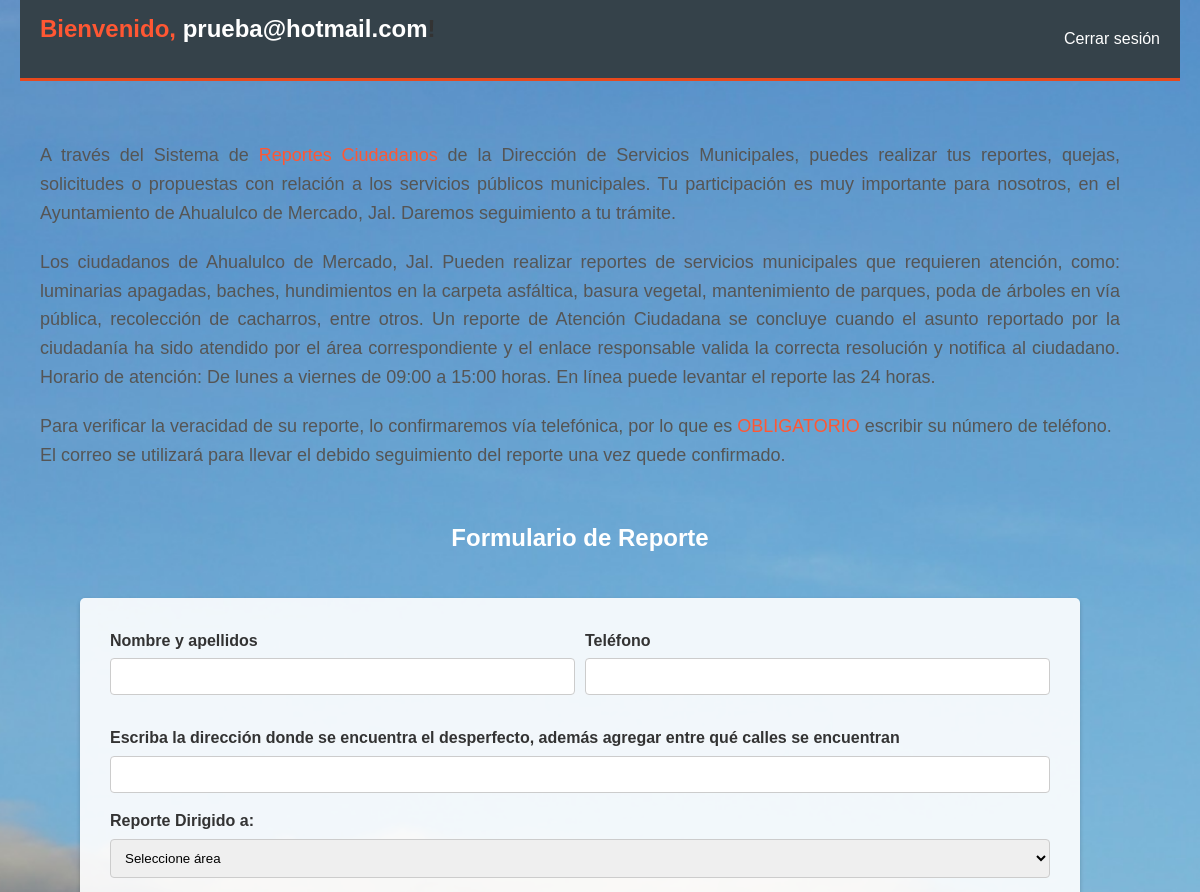
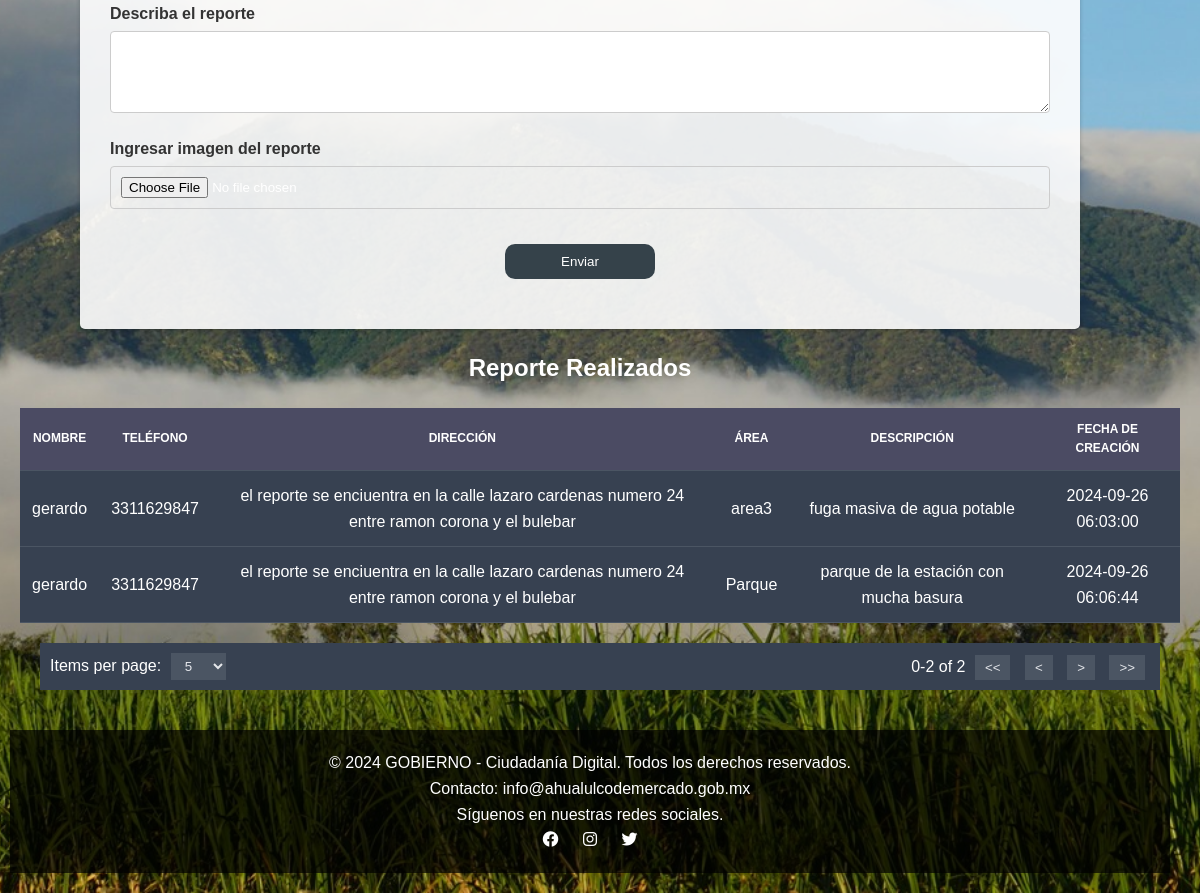
Page /php/bienvenida.php (signed in) on the committed database (2 pictures, top to bottom).
### tables this page shows
CREATE TABLE `reportes` (
  `id` int(11) NOT NULL,
  `nombre` varchar(100) NOT NULL,
  `telefono` varchar(15) NOT NULL,
  `direccion` text NOT NULL,
  `area` varchar(50) NOT NULL,
  `descripcion` text NOT NULL,
  `imagen` longblob NOT NULL,
  `created_at` timestamp NULL DEFAULT CURRENT_TIMESTAMP,
  `estatus` varchar(50) DEFAULT 'pendiente'
);

### php/bienvenida.php (the view, shortened to what this page needs)
<?php
$host = 'localhost';
$dbname = 'ciudadania_digital';
$username = 'root';
$password = 'Master22!';
try {
    $conn = new PDO("mysql:host=$host;dbname=$dbname", $username, $password);
    $conn->setAttribute(PDO::ATTR_ERRMODE, PDO::ERRMODE_EXCEPTION);
    $reportes_por_pagina = 10;
    $pagina_actual = isset($_GET['pagina']) ? (int)$_GET['pagina'] : 1;
    $inicio = ($pagina_actual > 1) ? ($pagina_actual * $reportes_por_pagina) - $reportes_por_pagina : 0;
    $total_sql = "SELECT COUNT(*) FROM reportes WHERE estatus = 'realizado'";
    $total_stmt = $conn->prepare($total_sql);
    $total_stmt->execute();
    $total_reportes = $total_stmt->fetchColumn();
    $total_paginas = ceil($total_reportes / $reportes_por_pagina);
    $sql = "SELECT nombre, telefono, direccion, area, descripcion, created_at
            FROM reportes
            WHERE estatus = 'realizado'
            LIMIT :inicio, :reportes_por_pagina";
    $stmt = $conn->prepare($sql);
    $stmt->bindParam(':inicio', $inicio, PDO::PARAM_INT);
    $stmt->bindParam(':reportes_por_pagina', $reportes_por_pagina, PDO::PARAM_INT);
    $stmt->execute();
    $reportes = $stmt->fetchAll(PDO::FETCH_ASSOC);
} catch (PDOException $e) {
    echo "Error de conexión: " . $e->getMessage();
}
?>
<!DOCTYPE html>
<html lang="es">
<head>
    <link rel="stylesheet" href="../css/styles.css">
    <link rel="stylesheet" href="https://cdnjs.cloudflare.com/ajax/libs/font-awesome/6.0.0-beta3/css/all.min.css">
</head>
<body>
    <header id="welcome-header">
        <h1><span class="highlight">Bienvenido,</span> <span class="user-text"><?php echo htmlspecialchars($_SESSION['user_email']); ?></span>!</h1>
        <a href="logout.php" class="logout-link">Cerrar sesión</a>
    </header>
    <main class="container">
        <div class="left-section">
            <p class="text-justify mb-3">A través del Sistema de <span class="highlight">Reportes Ciudadanos</span> de
                la Dirección de Servicios Municipales, puedes realizar tus reportes, quejas, solicitudes o propuestas
                con relación a los servicios públicos municipales. Tu participación es muy importante para nosotros, en
                el Ayuntamiento de Ahualulco de Mercado, Jal. Daremos seguimiento a tu trámite.</p>
            <p class="text-justify mb-3">Los ciudadanos de Ahualulco de Mercado, Jal. Pueden realizar
                reportes de servicios municipales que requieren atención, como: luminarias apagadas, baches, hundimientos en la
                carpeta asfáltica, basura vegetal, mantenimiento de parques, poda de árboles en vía pública, recolección de cacharros, entre otros.
                Un reporte de Atención Ciudadana se concluye cuando el asunto reportado por la ciudadanía ha sido atendido por el área correspondiente
                y el enlace responsable valida la correcta resolución y notifica al ciudadano.
                Horario de atención: De lunes a viernes de 09:00 a 15:00 horas. En línea puede levantar el reporte las 24 horas.</p>
            <p class="description">Para verificar la veracidad de su reporte, lo confirmaremos vía telefónica, por lo que es <span class="highlight">OBLIGATORIO</span> escribir su número de teléfono. El correo se utilizará para llevar el debido seguimiento del reporte una vez quede confirmado.</p>
        </div>
    </main>
    <div class="Text">
        <h2 style="text-align: center">Formulario de Reporte</h2>
    </div>
    <div class="bottom-section">
        <form action="../php/reportes.php" method="post" enctype="multipart/form-data">
            <div class="row">
                <div>
                    <label for="nombre">Nombre y apellidos</label>
                    <input type="text" id="nombre" name="nombre" required>
                </div>
                <div>
                    <label for="telefono">Teléfono</label>
                    <input type="tel" id="telefono" name="telefono" required>
                </div>
            </div>
            <div>
                <label for="direccion">Escriba la dirección donde se encuentra el desperfecto, además agregar entre qué calles se encuentran</label>
                <input type="text" id="direccion" name="direccion" required>
            </div>
            <div>
                <label for="area">Reporte Dirigido a:</label>
                <select id="area" name="area" required>
                    <option value="">Seleccione área</option>
                </select>
            </div>
            <div>
                <label for="reporte">Describa el reporte</label>
                <textarea id="reporte" name="reporte" rows="4" required></textarea>
            </div>
            <div>
                <label for="imagen">Ingresar imagen del reporte</label>
                <input type="file" id="imagen" name="imagen" accept="image/*" required>
            </div>
            <div class="submit-container">
                <input type="submit" value="Enviar" class="submit-btn">
            </div>
        </form>
    </div>
     <div class="Text">
        <h2 style="text-align: center">Reporte Realizados</h2>
    </div>
    <div class="table-container">
        <table>
            <thead>
                <tr>
                    <th>Nombre</th>
                    <th>Teléfono</th>
                    <th>Dirección</th>
                    <th>Área</th>
                    <th>Descripción</th>
                    <th>Fecha de Creación</th>
                </tr>
            </thead>
            <tbody>
                <?php foreach ($reportes as $reporte): ?>
                <tr>
                    <td><?php echo htmlspecialchars($reporte['nombre']); ?></td>
                    <td><?php echo htmlspecialchars($reporte['telefono']); ?></td>
                    <td><?php echo htmlspecialchars($reporte['direccion']); ?></td>
                    <td><?php echo htmlspecialchars($reporte['area']); ?></td>
                    <td><?php echo htmlspecialchars($reporte['descripcion']); ?></td>
                    <td><?php echo htmlspecialchars($reporte['created_at']); ?></td>
                </tr>
                <?php endforeach; ?>
            </tbody>
        </table>
    </div>
    <div class="pagination">
        <div>
            <span>Items per page:</span>
            <select name="items_per_page">
                <option value="5">5</option>
            </select>
        </div>
        <div>
            <span><?php echo "$inicio-" . min($inicio + $reportes_por_pagina, $total_reportes) . " of $total_reportes"; ?></span>
            <button onclick="window.location.href='?pagina=1'">&lt;&lt;</button>
            <button onclick="window.location.href='?pagina=<?php echo max($pagina_actual - 1, 1); ?>'">&lt;</button>
            <button onclick="window.location.href='?pagina=<?php echo min($pagina_actual + 1, $total_paginas); ?>'">&gt;</button>
            <button onclick="window.location.href='?pagina=<?php echo $total_paginas; ?>'">&gt;&gt;</button>
        </div>
    </div>
    <footer id="welcome-footer">
        <p>&copy; 2024 GOBIERNO - Ciudadanía Digital. Todos los derechos reservados.</p>
        <p>Contacto: info@ahualulcodemercado.gob.mx</p>
        <p>Síguenos en nuestras redes sociales.</p>
        <a href="#" class="social-icon" target="_blank"><i class="fab fa-facebook"></i></a>
        <a href="#" class="social-icon" target="_blank"><i class="fab fa-instagram"></i></a>
        <a href="#" class="social-icon" target="_blank"><i class="fab fa-twitter"></i></a>
    </footer>
</body>
</html>

### css/styles.css (style rules this page uses)
body { line-height: 1.6; transition: background-color 0.3s, color 0.3s; font-family: Arial, sans-serif; margin: 0; background-color: #f4f4f4; background-image: url(../imgs/fondo.jpg); background-repeat: no-repeat; background-size: cover; background-position: center; color: #ffffff; display: flex; flex-direction: column; min-height: 100vh; padding-right: 40px; }
.container { display: flex; justify-content: space-between; align-items: center; flex: 1; padding: 20px; padding-bottom: 10px; }
.left-section { flex: 1; padding: 20px; }
.left-section p { font-size: 18px; margin: 20px 0; color: #555; }
h1 { font-size: 24px; color: #333; margin-bottom: 20px; text-align: center; }
.highlight { color: #FF5733; }
.text-justify { text-align: justify; }
.mb-3 { margin-bottom: 1rem; }
header { background: #35424a; color: white; padding-top: 30px; min-height: 70px; border-bottom: #e8491d 3px solid; position: absolute; width: 100%; }
#welcome-header { display: flex; justify-content: space-between; align-items: center; padding: 10px 20px; margin-left: 20px; }
.logout-link { margin-left: auto; color: white; text-decoration: none; }
.user-text { color: white; }
#welcome-header { position: relative; bottom: 0; width: 100%; }
footer { background-color: rgba(0, 0, 0, 0.7); color: white; text-align: center; padding: 20px; position: absolute; bottom: 0; width: 100%; }
#welcome-footer { position: relative; bottom: 0; width: 100%; margin: 0 10px; margin-bottom: 20px; }
.social-icon { color: white; margin: 0 10px; text-decoration: none; }
* { margin: 0; padding: 0; box-sizing: border-box; }
button { margin: 0; padding: 0; }
.bottom-section { margin: 20px; margin-left: 80px; margin-right: 80px; padding: 30px; background: rgba(255, 255, 255, 0.9); border-radius: 5px; box-shadow: 0 2px 4px rgba(0, 0, 0, 0.2); }
.bottom-section label { display: block; margin-bottom: 5px; font-weight: bold; color: #333; }
.bottom-section input, .bottom-section select, .bottom-section textarea { width: 100%; padding: 10px; margin-bottom: 15px; border: 1px solid #ccc; border-radius: 4px; }
.bottom-section input[type="submit"] { background: #35424a; color: white; border: none; cursor: pointer; padding: 10px 15px; border-radius: 10px; transition: background 0.3s; width: 150px; margin: 20px auto; display: block; }
.row { display: flex; justify-content: space-between; margin-bottom: 15px; }
.row div { flex: 1; margin-right: 10px; }
.row div:last-child { margin-right: 0; }
table { width: 100%; border-collapse: collapse; background-color: #374151; margin-left: 20px; margin-right: 40px; }
th, td { text-align: left; padding: 12px; border-bottom: 1px solid #4b5563; text-align: center }
th { background-color: #4b4b63; font-weight: bold; text-transform: uppercase; font-size: 0.75rem; text-align: center; }
.pagination { display: flex; justify-content: space-between; align-items: center; margin-top: 20px; margin-left: 40px; padding: 10px; background-color: #374151; margin-bottom: 40px; }
.pagination select, .pagination button { background-color: #4b5563; color: #e5e7eb; border: none; padding: 5px 10px; margin: 0 5px; cursor: pointer; }
.Text { margin-bottom: 20px; }

### rows in the picture
reportes: nombre "gerardo", telefono "3311629847", direccion "el reporte se enciuentra en la calle lazaro cardenas numero 24 entre ramon corona y el bulebar", area "area3", descripcion "fuga masiva de agua potable", created_at "2024-09-26 06:03:00"
reportes: nombre "gerardo", telefono "3311629847", direccion "el reporte se enciuentra en la calle lazaro cardenas numero 24 entre ramon corona y el bulebar", area "Parque", descripcion "parque de la estación con mucha basura", created_at "2024-09-26 06:06:44"

### other values in the picture
$_SESSION['user_email'] "prueba@hotmail.com"
$inicio "0"
min($inicio + $reportes_por_pagina, $total_reportes) "2"
$total_reportes "2"
